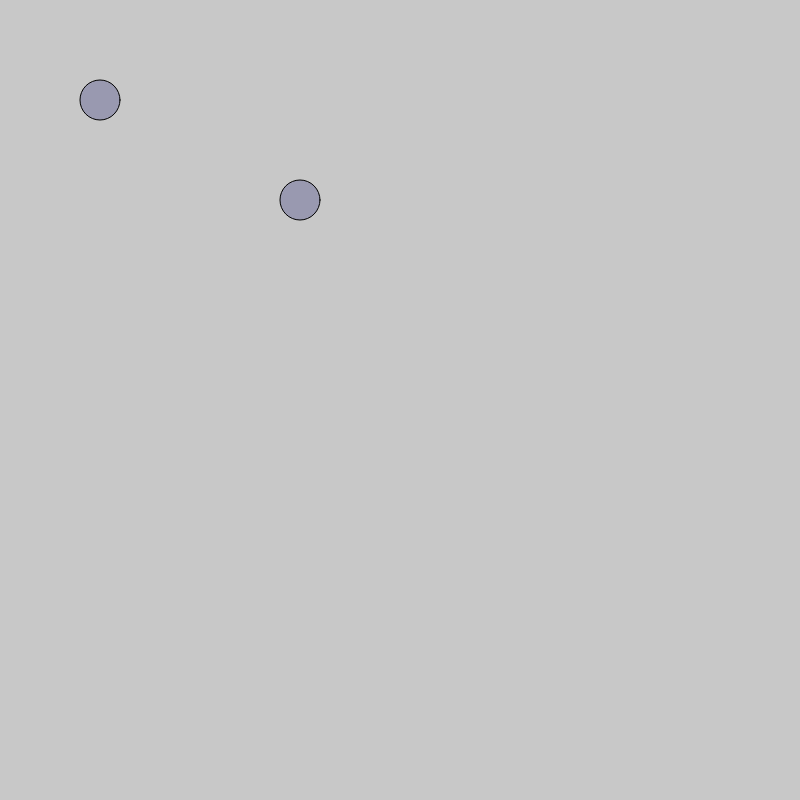
Frame 1 (no input)
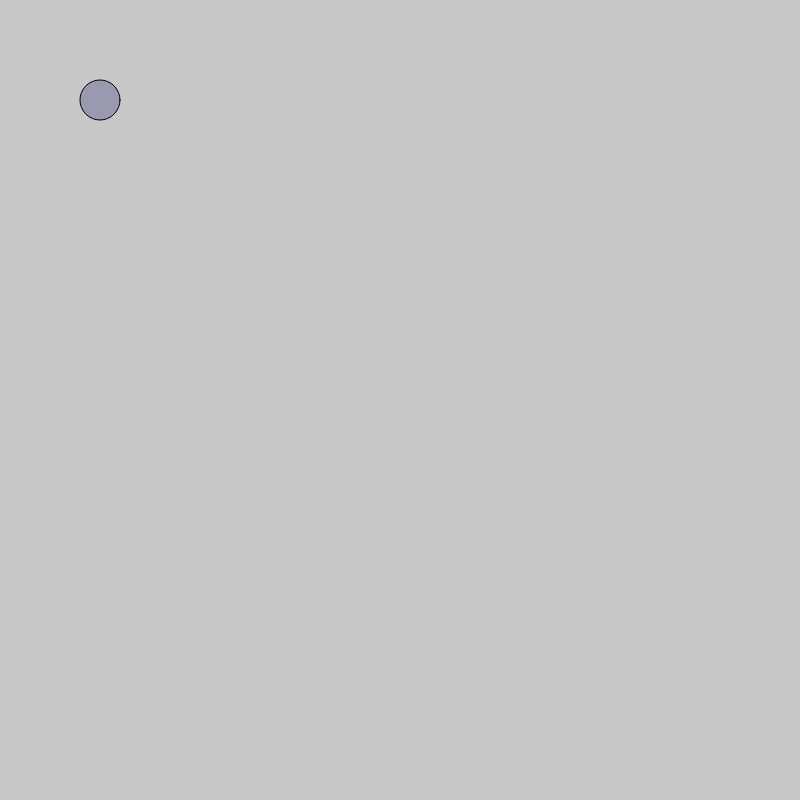
Frame 60 (no input)
Frame 120 (the mouse pressed at the canvas centre since frame 60): identical to frame 60, image omitted

The p5.js sketch that drew these frames (run headless with seeded random() and noise() and a simulated clock; from frame 60 on, the mouse is pressed at the canvas centre):

// p5.js sketch
// ── sketch.js
// dima_
// Dima Konev
// 

var location1;
var location2;

function setup() {
    createCanvas(800, 800);

    location1 = createVector(100, 100);
    location2 = createVector(200, 100);

}

function draw() {
    background(200);
    fill(0, 0, 100, 60);
    ellipse(location1.x, location1.y, 40, 40);
    location2.add(location1);
    ellipse(location2.x, location2.y, 40, 40);
    
}
